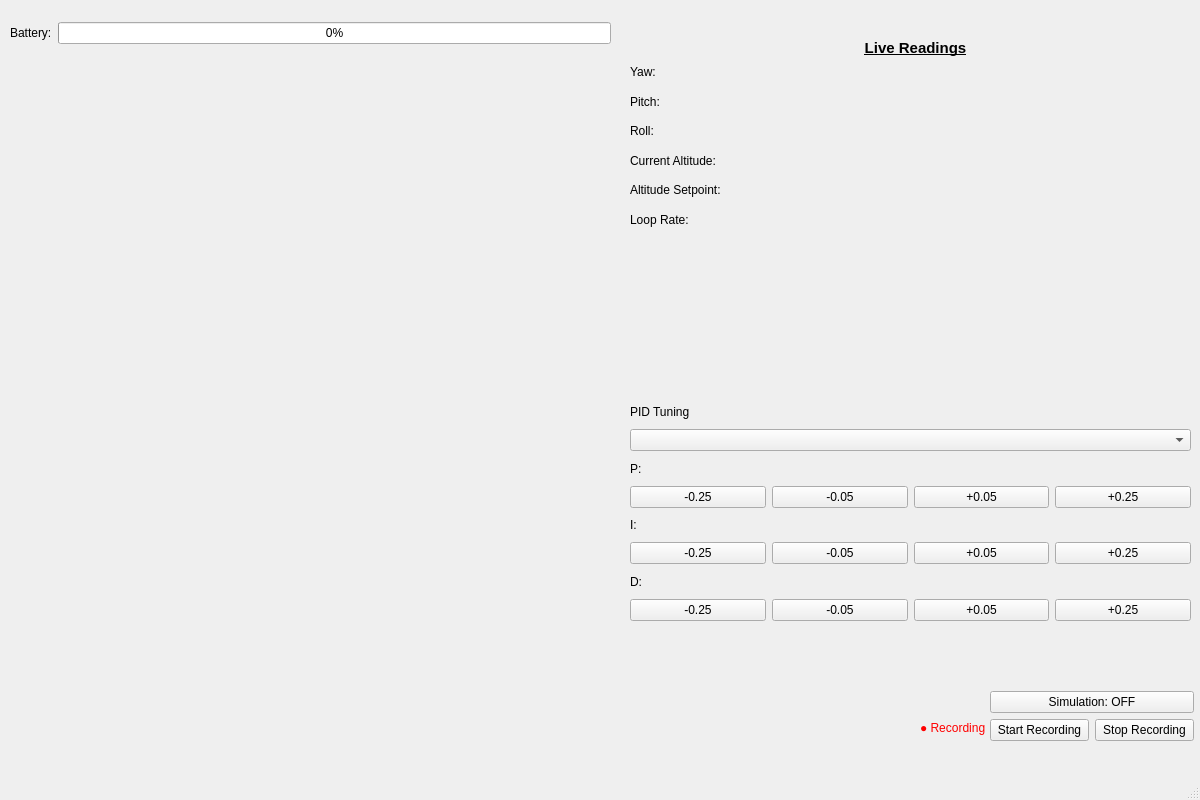
<?xml version="1.0" encoding="UTF-8"?>
<ui version="4.0">
 <class>MainWindow</class>
 <widget class="QMainWindow" name="MainWindow">
  <property name="geometry">
   <rect>
    <x>0</x>
    <y>0</y>
    <width>1200</width>
    <height>800</height>
   </rect>
  </property>
  <property name="windowTitle">
   <string>MainWindow</string>
  </property>
  <widget class="QWidget" name="centralwidget">
   <widget class="QLabel" name="recording_label">
    <property name="geometry">
     <rect>
      <x>920</x>
      <y>720</y>
      <width>67</width>
      <height>16</height>
     </rect>
    </property>
    <property name="styleSheet">
     <string notr="true">color: rgb(255, 0, 0);
font: 700 9pt &quot;Segoe UI&quot;;</string>
    </property>
    <property name="text">
     <string>● Recording</string>
    </property>
   </widget>
   <widget class="QWidget" name="gl_container" native="true">
    <property name="geometry">
     <rect>
      <x>10</x>
      <y>50</y>
      <width>601</width>
      <height>691</height>
     </rect>
    </property>
    <property name="sizePolicy">
     <sizepolicy hsizetype="Expanding" vsizetype="Expanding">
      <horstretch>0</horstretch>
      <verstretch>0</verstretch>
     </sizepolicy>
    </property>
   </widget>
   <widget class="QLabel" name="label">
    <property name="geometry">
     <rect>
      <x>640</x>
      <y>40</y>
      <width>551</width>
      <height>16</height>
     </rect>
    </property>
    <property name="font">
     <font>
      <pointsize>11</pointsize>
      <bold>true</bold>
      <underline>true</underline>
     </font>
    </property>
    <property name="text">
     <string>Live Readings</string>
    </property>
    <property name="alignment">
     <set>Qt::AlignmentFlag::AlignCenter</set>
    </property>
   </widget>
   <widget class="QWidget" name="">
    <property name="geometry">
     <rect>
      <x>10</x>
      <y>20</y>
      <width>601</width>
      <height>26</height>
     </rect>
    </property>
    <layout class="QHBoxLayout" name="horizontalLayout">
     <item>
      <widget class="QLabel" name="battery_label">
       <property name="text">
        <string>Battery:</string>
       </property>
      </widget>
     </item>
     <item>
      <widget class="QProgressBar" name="battery_bar">
       <property name="autoFillBackground">
        <bool>false</bool>
       </property>
       <property name="value">
        <number>0</number>
       </property>
      </widget>
     </item>
    </layout>
   </widget>
   <widget class="QWidget" name="">
    <property name="geometry">
     <rect>
      <x>990</x>
      <y>691</y>
      <width>204</width>
      <height>51</height>
     </rect>
    </property>
    <layout class="QVBoxLayout" name="verticalLayout">
     <item>
      <widget class="QPushButton" name="sim_btn">
       <property name="text">
        <string>Simulation: OFF</string>
       </property>
      </widget>
     </item>
     <item>
      <layout class="QHBoxLayout" name="horizontalLayout_2">
       <item>
        <widget class="QPushButton" name="start_recording_btn">
         <property name="text">
          <string>Start Recording</string>
         </property>
        </widget>
       </item>
       <item>
        <widget class="QPushButton" name="stop_recording_btn">
         <property name="text">
          <string>Stop Recording</string>
         </property>
        </widget>
       </item>
      </layout>
     </item>
    </layout>
   </widget>
   <widget class="QWidget" name="">
    <property name="geometry">
     <rect>
      <x>630</x>
      <y>400</y>
      <width>561</width>
      <height>221</height>
     </rect>
    </property>
    <layout class="QVBoxLayout" name="verticalLayout_2">
     <item>
      <widget class="QLabel" name="title">
       <property name="text">
        <string>PID Tuning</string>
       </property>
      </widget>
     </item>
     <item>
      <widget class="QComboBox" name="controller_select"/>
     </item>
     <item>
      <widget class="QLabel" name="P_label">
       <property name="text">
        <string>P:</string>
       </property>
      </widget>
     </item>
     <item>
      <layout class="QHBoxLayout" name="horizontalLayout_3">
       <item>
        <widget class="QPushButton" name="p_sub_large">
         <property name="text">
          <string>-0.25</string>
         </property>
        </widget>
       </item>
       <item>
        <widget class="QPushButton" name="p_sub_small">
         <property name="text">
          <string>-0.05</string>
         </property>
        </widget>
       </item>
       <item>
        <widget class="QPushButton" name="p_add_small">
         <property name="text">
          <string>+0.05</string>
         </property>
        </widget>
       </item>
       <item>
        <widget class="QPushButton" name="p_add_large">
         <property name="text">
          <string>+0.25</string>
         </property>
        </widget>
       </item>
      </layout>
     </item>
     <item>
      <widget class="QLabel" name="I_label">
       <property name="text">
        <string>I:</string>
       </property>
      </widget>
     </item>
     <item>
      <layout class="QHBoxLayout" name="horizontalLayout_4">
       <item>
        <widget class="QPushButton" name="i_sub_large">
         <property name="text">
          <string>-0.25</string>
         </property>
        </widget>
       </item>
       <item>
        <widget class="QPushButton" name="i_sub_small">
         <property name="text">
          <string>-0.05</string>
         </property>
        </widget>
       </item>
       <item>
        <widget class="QPushButton" name="i_add_small">
         <property name="text">
          <string>+0.05</string>
         </property>
        </widget>
       </item>
       <item>
        <widget class="QPushButton" name="i_add_large">
         <property name="text">
          <string>+0.25</string>
         </property>
        </widget>
       </item>
      </layout>
     </item>
     <item>
      <widget class="QLabel" name="D_label">
       <property name="text">
        <string>D:</string>
       </property>
      </widget>
     </item>
     <item>
      <layout class="QHBoxLayout" name="horizontalLayout_5">
       <item>
        <widget class="QPushButton" name="d_sub_large">
         <property name="text">
          <string>-0.25</string>
         </property>
        </widget>
       </item>
       <item>
        <widget class="QPushButton" name="d_sub_small">
         <property name="text">
          <string>-0.05</string>
         </property>
        </widget>
       </item>
       <item>
        <widget class="QPushButton" name="d_add_small">
         <property name="text">
          <string>+0.05</string>
         </property>
        </widget>
       </item>
       <item>
        <widget class="QPushButton" name="d_add_large">
         <property name="text">
          <string>+0.25</string>
         </property>
        </widget>
       </item>
      </layout>
     </item>
    </layout>
   </widget>
   <widget class="QWidget" name="">
    <property name="geometry">
     <rect>
      <x>630</x>
      <y>60</y>
      <width>561</width>
      <height>171</height>
     </rect>
    </property>
    <layout class="QVBoxLayout" name="verticalLayout_3">
     <item>
      <widget class="QLabel" name="yaw_reading">
       <property name="text">
        <string>Yaw: </string>
       </property>
      </widget>
     </item>
     <item>
      <widget class="QLabel" name="pitch_reading">
       <property name="text">
        <string>Pitch:</string>
       </property>
      </widget>
     </item>
     <item>
      <widget class="QLabel" name="roll_reading">
       <property name="text">
        <string>Roll:</string>
       </property>
      </widget>
     </item>
     <item>
      <widget class="QLabel" name="altitude_reading">
       <property name="text">
        <string>Current Altitude:</string>
       </property>
      </widget>
     </item>
     <item>
      <widget class="QLabel" name="altitude_sp_reading">
       <property name="text">
        <string>Altitude Setpoint:</string>
       </property>
      </widget>
     </item>
     <item>
      <widget class="QLabel" name="loop_rate_reading">
       <property name="text">
        <string>Loop Rate:</string>
       </property>
      </widget>
     </item>
    </layout>
   </widget>
  </widget>
  <widget class="QMenuBar" name="menubar">
   <property name="geometry">
    <rect>
     <x>0</x>
     <y>0</y>
     <width>1200</width>
     <height>33</height>
    </rect>
   </property>
  </widget>
  <widget class="QStatusBar" name="statusbar"/>
 </widget>
 <resources/>
 <connections/>
</ui>
